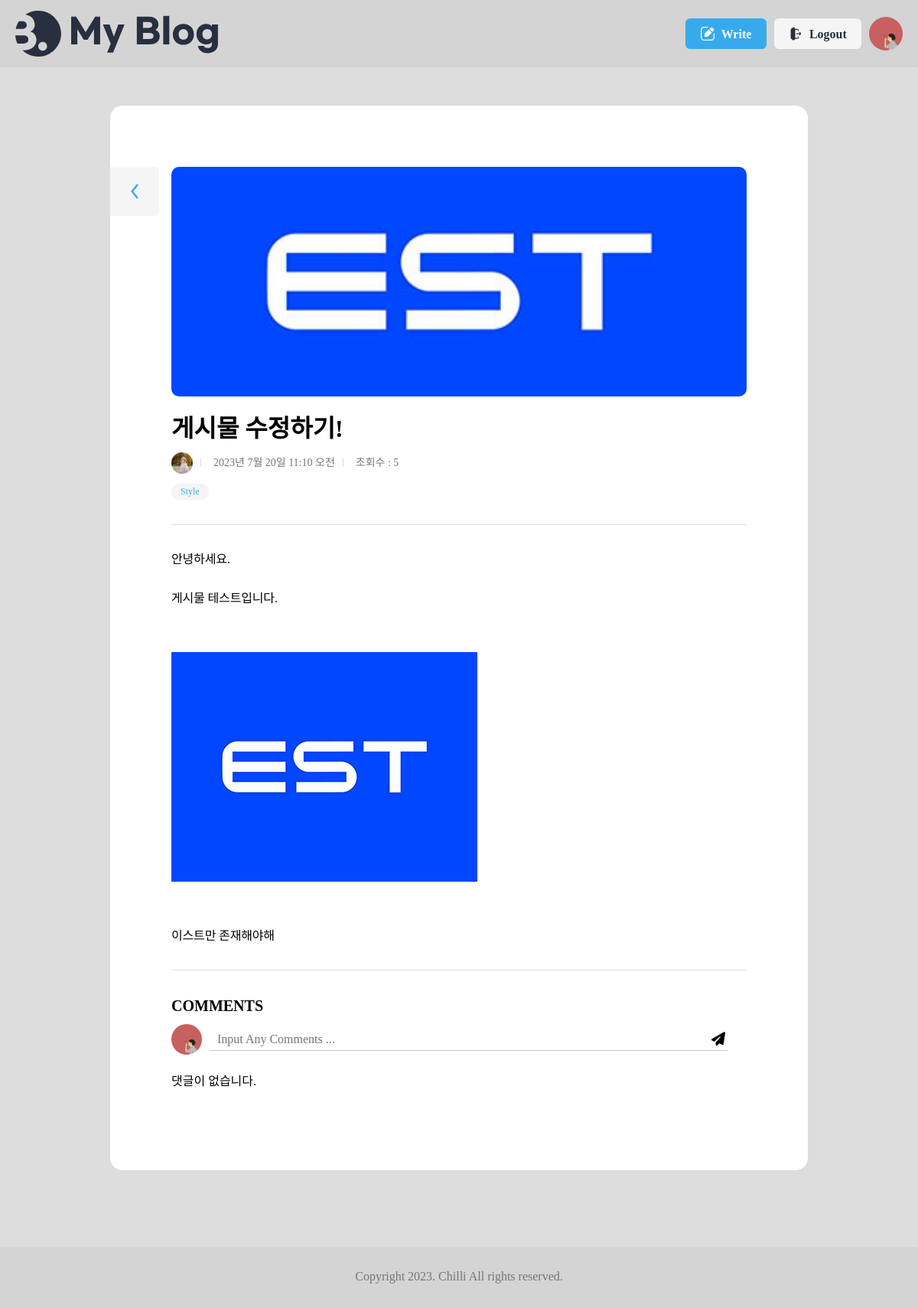
The page /blog/8/ (signed in) on the database its author committed.
### user/models.py (models this page shows)
class User(AbstractUser):
    username = None
    email = models.EmailField(unique=True, max_length=255)
    is_profile = models.BooleanField(default=False)
    is_staff = models.BooleanField(default=False)
    is_superuser = models.BooleanField(default=False)
    is_active = models.BooleanField(default=True)
    date_joined = models.DateTimeField(auto_now_add=True)
    last_login = models.DateTimeField(auto_now=True, null=True, blank=True)
    USERNAME_FIELD = 'email'
    EMAIL_FIELD = 'email'
    REQUIRED_FIELDS = []
    objects = UserManager()

class Profile(models.Model):
    user = models.OneToOneField('User', on_delete=models.CASCADE)
    name = models.CharField(default='닉네임', max_length=50, null=True, blank=True)
    avatarUrl = models.ImageField(upload_to='user/media',null=True,blank=True)
    aboutMe = models.TextField(default='자신을 소개해주세요 :)',null=True, blank=True)
    created_at = models.DateTimeField(auto_now_add=True)
    updated_at = models.DateTimeField(auto_now=True)

### blog/models.py (models this page shows)
class Post(models.Model):
    title = models.CharField(max_length=30)
    content = models.TextField()
    writer = models.ForeignKey(User, on_delete=models.CASCADE)
    status = models.CharField(default='active', max_length=20)
    thumbnail = models.ImageField(upload_to='blog/media',null=True,blank=True)
    views = models.IntegerField(default=0)
    created_at = models.DateTimeField(auto_now_add=True)
    updated_at = models.DateTimeField(auto_now=True)

class Category(models.Model):
    post = models.OneToOneField("Post", on_delete=models.CASCADE)
    created_at = models.DateTimeField(auto_now_add=True)
    name = models.CharField(max_length=20)

### blog/views.py (the view)
# urls.py: path('<int:pk>/', Detail.as_view() , name='detail'),
class Detail(View):
    def get(self, request, pk):
        try:
            post = Post.objects.get(pk=pk)
        except:
            return render(request,'blog/error.html')
        else:
            if post.status == 'active':
                post.views = post.views + 1
                post.save()
                comments = Comment.objects.filter(post=post,status='active')
                comment_form = CommentForm()
                context = {
                    'post': post,
                    'comments': comments,
                    'comment_form': comment_form,
                }
                return render(request,'blog/post_view.html', context)
            return render(request,'blog/error.html')

### blog/forms.py
class CommentForm(forms.ModelForm):
    class Meta:
        model = Comment
        fields = ['content']
        widgets = {
            'content': forms.TextInput(attrs={'placeholder': 'Input Any Comments ...'})
        }

### blog/templates/blog/post_view.html (shortened to what this page needs)
{% extends 'base.html' %}
{% load static %}
{% block content %}
	<div class="view">
		<div class="max-width">
			<section class="wrap-box">
				<div class="inner">
					{% if post.thumbnail %}
						<div class="img-wrap" style="background-image: url({{ post.thumbnail }}); background-size: cover; background-position: center;">
						</div>
					{% endif %}
					<div class="title-wrap">
						<h2>{{ post.title }}</h2>
					</div>
					<dl class="author-wrap">
						<dd class="author">
							{% if post.writer.profile.avatarUrl.url %}
								<img src="{{ post.writer.profile.avatarUrl.url }}" alt="" />
							{% else %}
								<img src="{%static 'user/image/basic_profile.jpg'%}" alt=""/>
							{% endif %}
						</dd>
						<dd class="created">{{ post.created_at }}</dd>
						<dd class="views">조회수 : {{ post.views }}</dd>
					</dl>
					<dl class="category">
						<dd>{{ post.category.name }}</dd>
					</dl>
					<hr />
					<div class="view-contents">
						{{ post.content | safe }}
					</div>
					<hr />
					<h3 class='comment_title'>Comments</h3>
					{% if request.user.is_authenticated %}
					<form class='comment_input' style="display: flex; align-items: center;" action="{% url 'blog:cm-write' pk=post.pk %}" method="post">
						{% if request.user.profile.avatarUrl %}
                            <img src="{{request.user.profile.avatarUrl.url}}" alt="" class="loginuser_avatar" />
                        {% else %}
                            <img src="{%static 'user/image/basic_profile.jpg'%}" alt="" class="loginuser_avatar" />
                        {% endif %}
						{{ comment_form.content }}
						<button calss="comment-submit" type="submit" value=""><i class="fa-solid fa-paper-plane"></i></button>
					</form>
					{% endif %}
					<ul class='post_comments'>
						{% if comments %}
						{% for comment in comments %}
							<li class='post_comment'>
								<img class='comment_writer_avatar' src={{comment.writer.profile.avatarUrl.url}}></img>
								<div class='comment_writer_info'>
									<p class='comment_writer_name'>{{ comment.writer.profile.name }}</p>
									<p class='comment_writer_content'>{{ comment.content }}</p>
								</div>
								{% if request.user == comment.writer %}
								<form class='comment_writer_delete' action="{% url 'blog:cm-delete' pk=comment.pk %}" method="post">
									{% csrf_token %}
									<input type="submit" class="btn-delete" value=""></input>
								</form>
								{% endif %}
							</li>
						{% endfor %}
						{% else %}
							<li>댓글이 없습니다.</li>
						{% endif %}
					</ul>
					<a href="{% url 'blog:list' %}" class="btn-back">
					</a>
			</section>
		</div>
	</div>
{% endblock %}

### templates/base.html (shortened to what this page needs)
<!DOCTYPE html>
<html lang="ko">
    {% load static %}
    <head>
        <link rel="stylesheet" href="{% static 'blog/css/reset.css' %}" />
		<link rel="stylesheet" as="style" crossorigin href="https://cdn.jsdelivr.net/gh/orioncactus/pretendard/dist/web/static/pretendard.css" />
		<link rel="stylesheet" href="{% static 'blog/css/global.css' %}" />
		<link
        rel="stylesheet"
        href="https://cdnjs.cloudflare.com/ajax/libs/font-awesome/6.4.0/css/all.min.css"
        />
		<link rel="stylesheet" href="{% static 'blog/css/header.css' %}" />
		<link rel="stylesheet" href="{% static 'blog/css/footer.css' %}" />
		<link rel="stylesheet" href="{% static 'blog/css/about.css' %}" />
		<link rel="stylesheet" href="{% static 'blog/css/button.css' %}" />
		<link rel="stylesheet" href="{% static 'blog/css/category.css' %}" />
		<link rel="stylesheet" href="{% static 'blog/css/author.css' %}" />
		<link rel="stylesheet" href="{% static 'blog/css/post.css' %}" />
		<link rel="stylesheet" href="{% static 'blog/css/posts.css' %}" />
		<link rel="stylesheet" href="{% static 'blog/css/main.css' %}" />
        <link rel="stylesheet" href="{% static 'blog/css/wrapbox.css' %}" />
		<link rel="stylesheet" href="{% static 'blog/css/view.css' %}" />
		<link rel="stylesheet" href="{% static 'blog/css/write.css' %}" />
		<link rel="stylesheet" href="{% static 'blog/css/comment.css' %}" />
		<link rel="stylesheet" href="{% static 'user/css/profile.css' %}" />
		<link rel="stylesheet" href="{% static 'user/css/change-pw.css' %}" />
    </head>
    <body>
		<header>
			<div class="max-width">
				<h1>
					<a href="{% url 'blog:list' %}">
						<img src="{% static 'blog/assets/Logo.svg' %}" alt="My Blog" />
					</a>
				</h1>
				<ul>
                    {% if request.user.is_authenticated %}
					<li>
						<a href="{% url 'blog:write' %}" class="button">
							<img src="{% static 'blog/assets/icon-modify-white.svg' %}" alt="" />
							<span>Write</span>
						</a>
					</li>
					<li>
						<a href="{%url 'user:logout' %}" class="button gray">
							<img src="{% static 'blog/assets/icon-logout.svg' %}" alt="" />
							<span>Logout</span>
						</a>
					</li>
					<li class="profile-img">
						<a href="{%url 'user:pf-create' %}">
							{% if request.user.profile.avatarUrl %}
								<img src="{{request.user.profile.avatarUrl.url}}" alt="" class="user-profile" />
							{% else %}
								<img src="{%static 'user/image/basic_profile.jpg'%}" alt="" class="user-profile" />
							{% endif %}
						</a>
					</li>
                    {% endif %}
				</ul>
			</div>
		</header>
        <main class="container">
            {% block content %}
            {% endblock %}
        </main>
		<footer>
			<div class="max-width">
				<h2>Copyright 2023. Chilli All rights reserved.</h2>
			</div>
		</footer>
    </body>
</html>

### static/blog/css/global.css (style rules this page uses)
:root { --main-color: rgb(55, 170, 236); --main-rgb: 55, 171, 236; --outline-border: rgb(55, 160, 236); --red-color: rgb(243, 124, 75); --red-rgb: 243, 124, 75; --black-color: #28303f; --white-color: #fff; --gray-color: #767676; --border-color: #ddd; --gray-background-light: #dddddd; --gray-background: #f5f5f5; --gray-text: #6f6f6f; --border-radius: 0.4em; }
h1, a, div, p, section, article, input, textarea { box-sizing: border-box; }
a { text-decoration: none; color: inherit; }
html { font-size: 10px; }
body { font-size: 1.6rem; line-height: 1.4; }
input, button { font-size: inherit; font-family: inherit; }
button { cursor: pointer; }
a { border-radius: 0.8rem; overflow: hidden; }
img { vertical-align: bottom; }
body { background: var(--gray-background-light); }
.max-width { width: 1300px; max-width: calc(100% - 4rem); margin: 0 auto; }

### static/blog/css/header.css (style rules this page uses)
header { background-color: #d4d4d4; }
header .max-width { display: flex; align-items: center; justify-content: space-between; gap: 4rem; padding: 1rem 0; }
header h1 { font-size: 3rem; }
header h1 a { display: block; padding: 0.4rem; margin-left: -0.4rem; }
header h1 a img { display: block; height: 6rem; }
header ul { display: flex; align-items: center; gap: 1rem; }
.profile-img a { width: 4.4rem; height: 4.4rem; display: block; border-radius: 50%; }
.profile-img img { width: 100%; height: 100%; object-fit: cover; }
header .button { text-transform: none; }

### static/blog/css/footer.css (style rules this page uses)
footer { background: #d4d4d4;; margin-top: 10rem; }
footer .max-width { display: flex; align-items: center; justify-content: center; height: 8rem; position: relative; }
footer h2 { color: var(--gray-color); }

### static/blog/css/button.css (style rules this page uses)
.button { display: inline-flex; align-items: center; justify-content: center; gap: 0.8rem; height: 4rem; padding: 0.2rem 1.2em 0; border: 0; border-radius: var(--border-radius); background: var(--main-color); color: var(--white-color); text-transform: uppercase; font-weight: bold; line-height: 1; }
.button img { height: 1.2em; margin-top: -0.2rem; vertical-align: middle; }
.button.gray { background: var(--gray-background); color: var(--black-color); }
.btn-back { width: 6.4rem; height: 6.4rem; border-radius: 0 var(--border-radius) var(--border-radius) 0; background: var(--gray-background) url(../assets/ArrowLeft-blue.svg) no-repeat 50% 50% / 4rem; font-size: 1.6rem; }

### static/blog/css/category.css (style rules this page uses)
.category { display: flex; flex-wrap: wrap; color: var(--main-color); }
.category dd { margin-right: 0.4rem; padding: 0.2rem 1.2rem; border-radius: calc(var(--border-radius) * 2); background: var(--gray-background); font-size: 1.2rem; }

### static/blog/css/author.css (style rules this page uses)
.author-wrap { display: flex; gap: 1rem; color: #767676; font-size: 1.2rem; }
.author-wrap dd { display: flex; align-items: center; gap: 0.6rem; margin-bottom: 1rem; }
.author img { width: 2em; height: 2em; border-radius: 50%; }
.created::before { content: ""; display: block; width: 1px; height: 0.8em; margin-right: 1rem; background: var(--border-color); }
.views::before { content: ""; display: block; width: 1px; height: 0.8em; margin-right: 1rem; background: var(--border-color); }

### static/blog/css/post.css (style rules this page uses)
.img-wrap { width: 100%; height: 30rem; }

### static/blog/css/main.css (style rules this page uses)
main h3 { font-size: 1.8rem; font-weight: bold; margin-top: 1rem; margin-bottom: 2rem; }

### static/blog/css/wrapbox.css (style rules this page uses)
.wrap-box { position: relative; width: 60rem; max-width: calc(100% - 4rem); padding: 8rem 0; border-radius: var(--border-radius); background: var(--white-color); font-size: 4rem; transition: all 0.3s; margin-top: 5rem; margin-left: auto; margin-right: auto; }
.wrap-box .inner { width: 39.2rem; max-width: calc(100% - 8rem); margin: 0 auto; font-size: 1.6rem; }
.wrap-box h2 { margin-bottom: 4.8rem; font-size: 3.2rem; font-weight: bold; text-transform: uppercase; }
.wrap-box ul { margin-bottom: 2.4rem; }
.mypage .wrap-box, .view .wrap-box, .write .wrap-box { width: 91.2rem; max-width: 100%; padding: 8rem; }
.view .wrap-box .inner, .write .wrap-box .inner { width: 100%; max-width: 100%; }
.wrap-box hr { border: 1px solid var(--border-color); border-width: 1px 0 0 0; margin: 3.2rem 0; }

### rows shown on the page
User: user.profile.avatarUrl (placeholder picture)
Post: thumbnail (picture), title "게시물 수정하기!", writer.profile.avatarUrl (picture), created_at "2023년 7월 20일 11:10 오전", views "5", category.name "Style", content "안녕하세요. 게시물 테스트입니다. 이스트만 존재해야해", content (picture)
